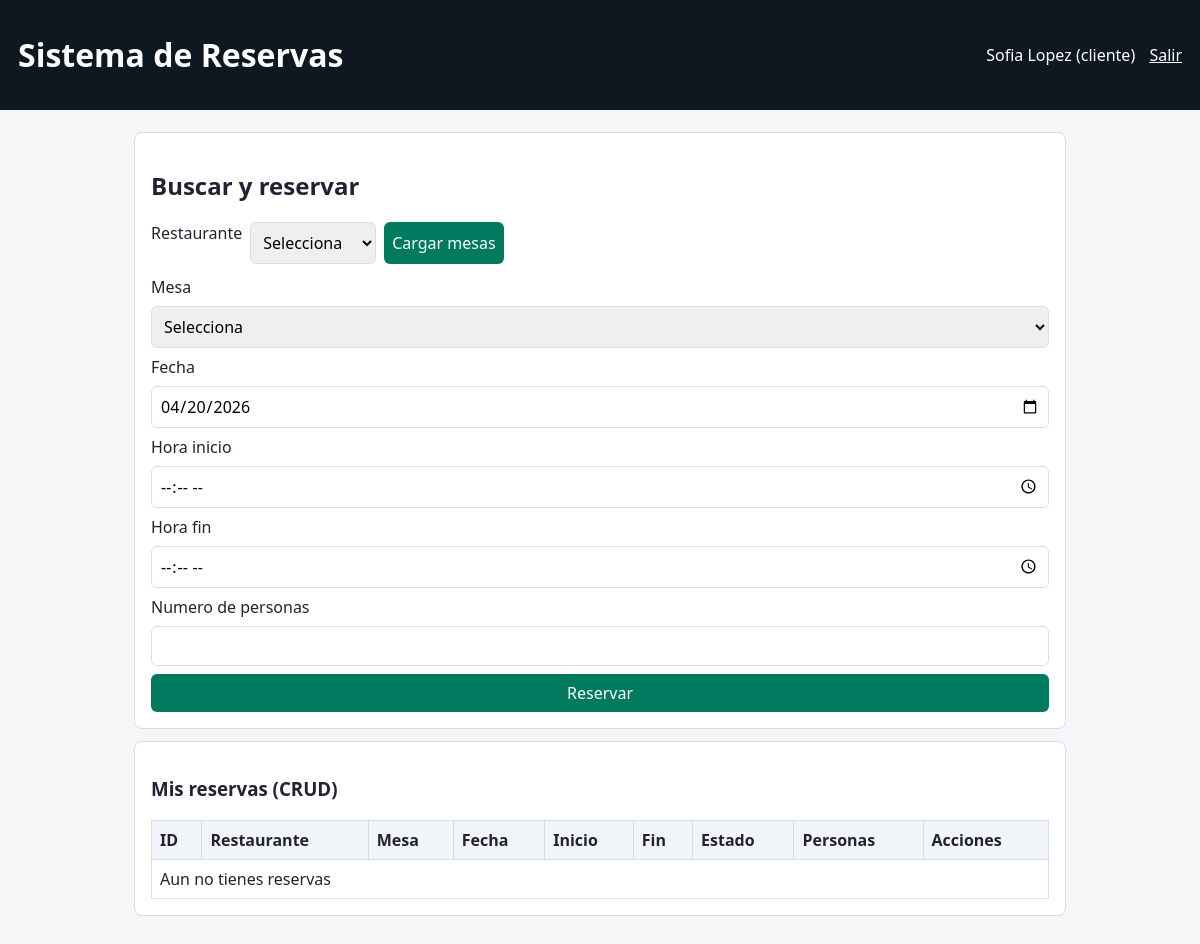
The page /cliente/reservas (signed in) on the database as committed earlier.
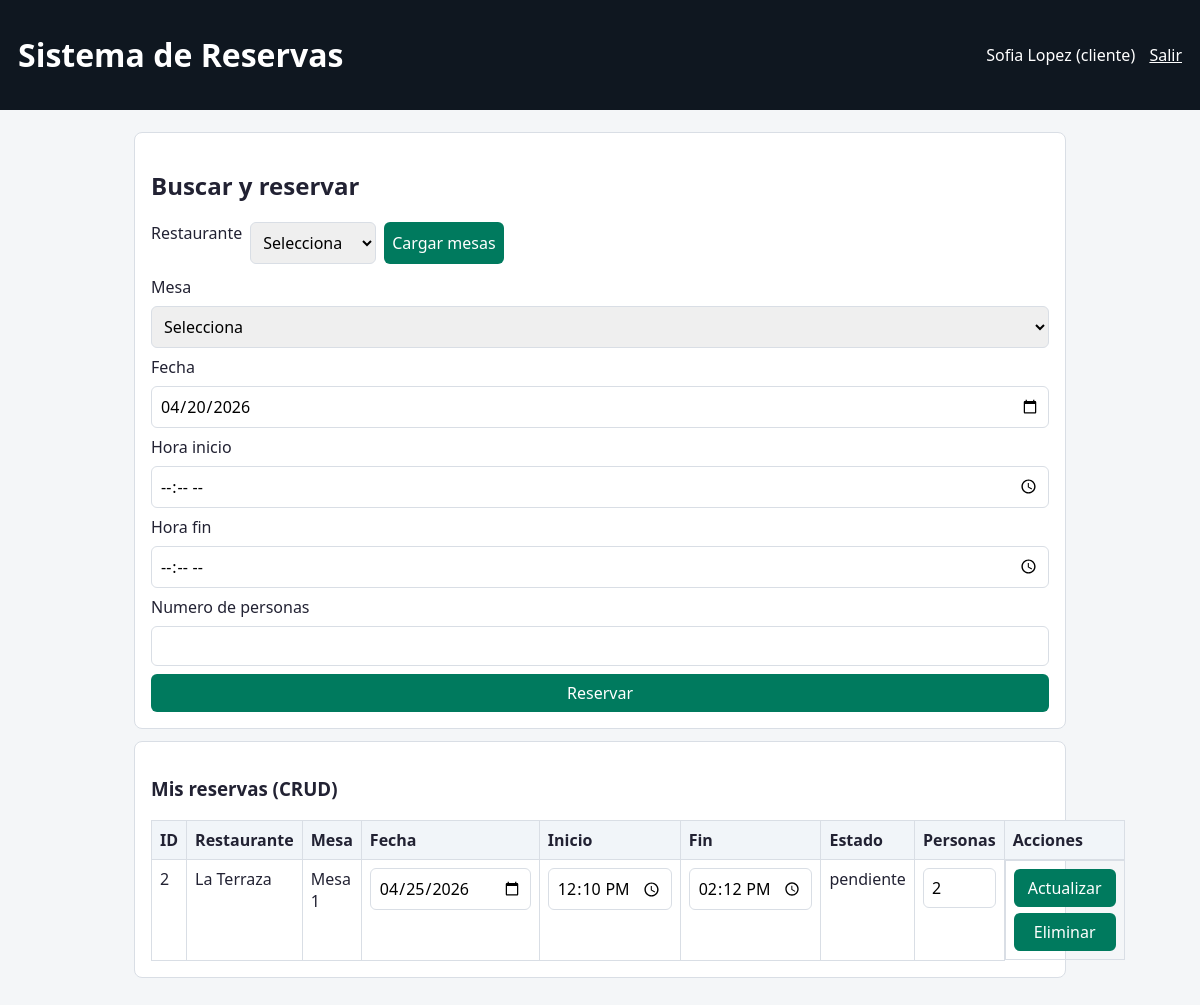
The same page on the database as committed later.
### tables this page shows
CREATE TABLE reserva (
				id_reserva INTEGER PRIMARY KEY AUTOINCREMENT,
				id_cliente INTEGER NOT NULL,
				id_disponibilidad INTEGER NOT NULL,
				estado TEXT NOT NULL DEFAULT 'pendiente',
				num_personas INTEGER NOT NULL,
				FOREIGN KEY (id_cliente) REFERENCES cliente(id_cliente) ON DELETE CASCADE,
				FOREIGN KEY (id_disponibilidad) REFERENCES disponibilidad(id_disponibilidad) ON DELETE CASCADE
			);

CREATE TABLE restaurante (
				id_restaurante INTEGER PRIMARY KEY AUTOINCREMENT,
				nombre TEXT NOT NULL,
				direccion TEXT NOT NULL,
				telefono TEXT,
				descripcion TEXT
			);

CREATE TABLE mesa (
				id_mesa INTEGER PRIMARY KEY AUTOINCREMENT,
				id_restaurante INTEGER NOT NULL,
				numero INTEGER NOT NULL,
				capacidad INTEGER NOT NULL,
				estado TEXT NOT NULL DEFAULT 'activa',
				FOREIGN KEY (id_restaurante) REFERENCES restaurante(id_restaurante) ON DELETE CASCADE
			);

CREATE TABLE disponibilidad (
				id_disponibilidad INTEGER PRIMARY KEY AUTOINCREMENT,
				id_mesa INTEGER NOT NULL,
				fecha TEXT NOT NULL,
				hora_inicio TEXT NOT NULL,
				hora_fin TEXT NOT NULL,
				estado TEXT NOT NULL DEFAULT 'disponible',
				FOREIGN KEY (id_mesa) REFERENCES mesa(id_mesa) ON DELETE CASCADE,
				UNIQUE (id_mesa, fecha, hora_inicio, hora_fin)
			);

### presentacion/controllers/cliente_controller.py (the view, shortened to what this page needs)
@cliente_bp.route("/reservas", methods=["GET", "POST"])
@login_required
@role_required("cliente")
def reservas():
    _, reserva_service, _ = get_services()
    restaurantes = reserva_service.listar_restaurantes()
    reservas_cliente = reserva_service.listar_reservas_cliente(
        session["usuario"]["id_cliente"]
    )
    mesas = []
    horarios = []
    selected_restaurante = request.args.get("restaurante")
    if request.method == "POST":
        selected_restaurante = request.form.get("id_restaurante") or request.form.get(
            "id_restaurante_selected"
        )
    if selected_restaurante:
        mesas = reserva_service.listar_mesas_por_restaurante(selected_restaurante)
        horarios = reserva_service.listar_horarios_por_restaurante(selected_restaurante)
    return render_template(
        "cliente_reservas.html",
        restaurantes=restaurantes,
        mesas=mesas,
        horarios=horarios,
        selected_restaurante=selected_restaurante,
        reservas=reservas_cliente,
    )

### datos/ConexionDB.py (called while the page is built)
	def __new__(cls, db_path=None):
		if cls._instancia is None:
			cls._instancia = super().__new__(cls)
			cls._instancia._inicializada = False
		return cls._instancia

	@classmethod
	def get_instance(cls, db_path=None):
		return cls(db_path)

	def conectar(self):
		return self._conexion

### datos/dao/restaurante_dao.py (called while the page is built)
    def listar_todos(self):
        return self.db.execute("SELECT * FROM restaurante ORDER BY nombre").fetchall()

### negocio/builders.py (called while the page is built)
    def reset(self):
        self._data = {
            "id_reserva": None,
            "id_cliente": None,
            "id_disponibilidad": None,
            "estado": "pendiente",
            "num_personas": 1,
        }
        return self

### negocio/services.py (called while the page is built)
    def listar_restaurantes(self):
        return self.restaurante_dao.listar_todos()

    def listar_reservas_cliente(self, id_cliente):
        return self.reserva_dao.buscar_detalladas_por_cliente(id_cliente)

### presentacion/controllers/common.py (called while the page is built)
def get_services():
    conexion = ConexionDB.get_instance()
    db = conexion.conectar()
    return AuthService(db), ReservaService(db), AdminService(db)

### presentacion/templates/cliente_reservas.html (shortened to what this page needs)
{% extends 'base.html' %}
{% block content %}
<section class="card">
    <h2>Buscar y reservar</h2>
    <form method="get" class="form-inline">
        <label>Restaurante</label>
        <select name="restaurante" required>
            <option value="">Selecciona</option>
        </select>
        <button type="submit">Cargar mesas</button>
    </form>
    <form method="post" class="form-grid mt">
        <label>Mesa</label>
        <select name="id_mesa" required>
            <option value="">Selecciona</option>
        </select>
        <label>Fecha</label>
        <input type="date" name="fecha" required>
        <label>Hora inicio</label>
        <input type="time" name="hora_inicio" required>
        <label>Hora fin</label>
        <input type="time" name="hora_fin" required>
        <label>Numero de personas</label>
        <input type="number" name="num_personas" min="1" required>
        <button type="submit">Reservar</button>
    </form>
</section>
<section class="card mt">
    <h3>Mis reservas (CRUD)</h3>
    <table>
        <thead>
            <tr>
                <th>ID</th>
                <th>Restaurante</th>
                <th>Mesa</th>
                <th>Fecha</th>
                <th>Inicio</th>
                <th>Fin</th>
                <th>Estado</th>
                <th>Personas</th>
                <th>Acciones</th>
            </tr>
        </thead>
        <tbody>
            {% for r in reservas %}
            <tr>
                <form method="post">
                    <td>
                        {{ r.id_reserva }}
                    </td>
                    <td>{{ r.restaurante_nombre }}</td>
                    <td>
                        Mesa {{ r.mesa_numero }}
                    </td>
                    <td><input type="date" name="fecha" value="{{ r.fecha }}" required></td>
                    <td><input type="time" name="hora_inicio" value="{{ r.hora_inicio }}" required></td>
                    <td><input type="time" name="hora_fin" value="{{ r.hora_fin }}" required></td>
                    <td>{{ r.estado }}</td>
                    <td><input type="number" name="num_personas" min="1" value="{{ r.num_personas }}" required></td>
                    <td class="actions">
                        <button type="submit" name="accion" value="actualizar">Actualizar</button>
                        <button type="submit" name="accion" value="eliminar" onclick="return confirm('Eliminar reserva?')">Eliminar</button>
                    </td>
                </form>
            </tr>
            {% else %}
            <tr><td colspan="9">Aun no tienes reservas</td></tr>
            {% endfor %}
        </tbody>
    </table>
</section>
{% endblock %}

Rows that differ between the two databases and show on the page:
added reserva: id_reserva "2", restaurante_nombre "La Terraza", mesa_numero "1", fecha "04/25/2026", hora_inicio "12:10", hora_fin "14:12", estado "pendiente", num_personas "2"
Other text that changed with them:
text no longer shown: "Aun no tienes reservas"
